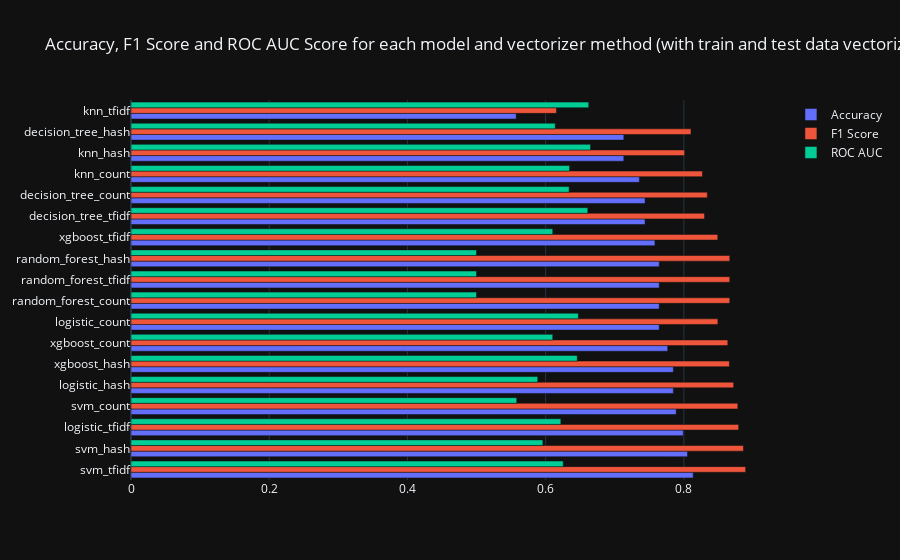

The cell this chart's notebook holds for it:
### Code cell
# plot all results (accuracy, f1, roc_auc) with a horizontal bar chart in plotly

import plotly.graph_objects as go

results_df = results_df.sort_values(by=['accuracy'], ascending=False)
title = f'Accuracy, F1 Score and ROC AUC Score for each model and vectorizer method (with train and test data vectorized by {"train reference answer" if VECTORIZER_BY_REFERENCE else "train answer"})'
fig = go.Figure(data=[
    go.Bar(name='Accuracy', x=results_df['accuracy'], y=results_df.index, orientation='h'),
    go.Bar(name='F1 Score', x=results_df['f1_score'], y=results_df.index, orientation='h'),
    go.Bar(name='ROC AUC', x=results_df['roc_auc_score'], y=results_df.index, orientation='h')
])
fig.update_layout(barmode='group', title=title)
fig.show()

### Figure 1 — Plotly figure (JSON) as saved in the notebook; plotly's stock layout.template omitted (floating-point values rounded to 4 significant figures)
{"data": [{"name": "Accuracy", "orientation": "h", "x": [0.8135, 0.8053, 0.7992, 0.7889, 0.7848, 0.7848, 0.7766, 0.7643, 0.7643, 0.7643, 0.7643, 0.7582, 0.7439, 0.7439, 0.7357, 0.7131, 0.7131, 0.5574], "y": ["svm_tfidf", "svm_hash", "logistic_tfidf", "svm_count", "logistic_hash", "xgboost_hash", "xgboost_count", "logistic_count", "random_forest_count", "random_forest_tfidf", "random_forest_hash", "xgboost_tfidf", "decision_tree_tfidf", "decision_tree_count", "knn_count", "knn_hash", "decision_tree_hash", "knn_tfidf"], "type": "bar"}, {"name": "F1 Score", "orientation": "h", "x": [0.8894, 0.8862, 0.8793, 0.8781, 0.8721, 0.8659, 0.8636, 0.8493, 0.8664, 0.8664, 0.8664, 0.8491, 0.8299, 0.834, 0.8268, 0.8011, 0.8103, 0.6157], "y": ["svm_tfidf", "svm_hash", "logistic_tfidf", "svm_count", "logistic_hash", "xgboost_hash", "xgboost_count", "logistic_count", "random_forest_count", "random_forest_tfidf", "random_forest_hash", "xgboost_tfidf", "decision_tree_tfidf", "decision_tree_count", "knn_count", "knn_hash", "decision_tree_hash", "knn_tfidf"], "type": "bar"}, {"name": "ROC AUC", "orientation": "h", "x": [0.6254, 0.596, 0.622, 0.5582, 0.5886, 0.6457, 0.6103, 0.6474, 0.5, 0.5, 0.5, 0.6103, 0.661, 0.634, 0.6346, 0.665, 0.6138, 0.6623], "y": ["svm_tfidf", "svm_hash", "logistic_tfidf", "svm_count", "logistic_hash", "xgboost_hash", "xgboost_count", "logistic_count", "random_forest_count", "random_forest_tfidf", "random_forest_hash", "xgboost_tfidf", "decision_tree_tfidf", "decision_tree_count", "knn_count", "knn_hash", "decision_tree_hash", "knn_tfidf"], "type": "bar"}], "layout": {"barmode": "group", "title": {"text": "Accuracy, F1 Score and ROC AUC Score for each model and vectorizer method (with train and test data vectorized by train answer)"}}}
